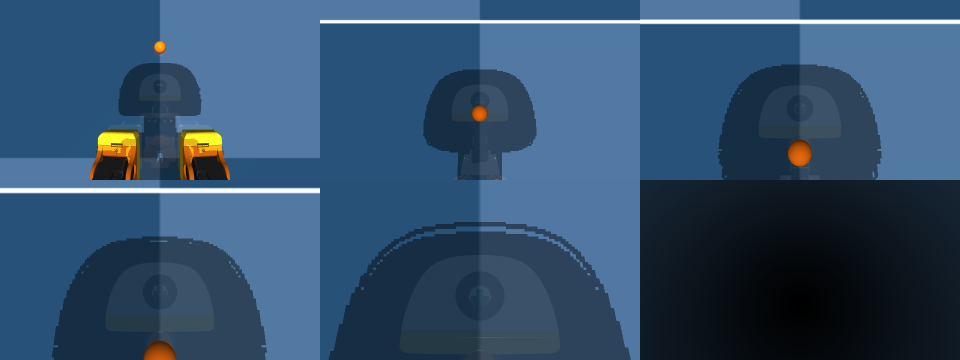
#> input picture cmu/grasp/visibility/strip.png, 1920 x 720 px (shown at 1/2 size)
$ python -i duck-stabilize.py   (imports and definitions only)
#> lines starting #> are read from the running program, lines starting #| are printed output that depends on the picture
#> further down, picture is the input picture: shape (720, 1920, 3); mean B, G, R 107.7, 79.5, 50.7
#!/usr/bin/env python3
"""Digital stabilization of the MicroDuck head-camera stream, run on the Mac by app/a7z-bridge.mjs.

stdin and stdout carry frames as a 4-byte big-endian length followed by one JPEG. For every input frame one
stabilized JPEG comes out, in order. stderr gets one JSON line per second:
  {"stab": {"frames": n, "raw_deg": .., "out_deg": .., "raw_px": .., "out_px": .., "lost": n}}
raw_* is the rms frame-to-frame camera motion seen in the input (rotation in degrees, translation in output pixels),
out_* the same motion left in the output, lost the frames whose motion could not be measured (shown uncorrected).

Method: features tracked with pyramidal Lucas-Kanade from the previous frame give a similarity transform (shift and
roll about the image centre, RANSAC); the transforms add up to the camera path, a causal exponential average of the path
is the wanted smooth path (no delay: a live view cannot wait for later frames), and each frame is warped from its own
path point to the smooth one, then zoomed by ZOOM so the warped borders stay outside the picture. The correction is
clamped to what the zoom margin can hide, so a deliberate turn passes through with a short lag.

The duck's walking shake is rotation of the head (trunk roll and pitch at the 1.8 Hz stride, plus 5-8 Hz jitter on the
real robot, 2026-10-23); motion blur inside one exposure is not removed.
"""
import json
import math
import struct
import sys
import time

import cv2
import numpy as np

ALPHA = 0.2          # smooth path = path low-passed by this factor per frame (8 fps: about 0.6 s time constant)
ZOOM = 1.15          # crop that hides the warped borders
TRACK_W = 240        # width of the grey image the features are tracked in
MIN_POINTS = 12


# [27 lines left out: functions read_frame, similarity, not called in this run]


class Stabilizer:
    def __init__(self):
        self.prev = None
        self.path = np.zeros(3)     # x, y in full-image pixels, angle in radians
        self.smooth = np.zeros(3)
        self.last_corr = np.zeros(3)
        self.stats = {"frames": 0, "raw": [], "out": [], "lost": 0}

    def step(self, img):
        h, w = img.shape[:2]
#> h = 720; w = 1920
        scale = w / TRACK_W
#> scale = 8
        grey = cv2.cvtColor(cv2.resize(img, (TRACK_W, round(h / scale)), interpolation=cv2.INTER_AREA), cv2.COLOR_BGR2GRAY)
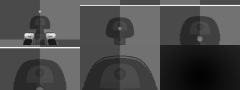
#> grey: shape (90, 240); min 0, max 248, mean 74.1
        motion = similarity(self.prev, grey) if self.prev is not None else (0.0, 0.0, 0.0)
#> motion = (0, 0, 0)
        self.prev = grey
        if motion is None:
            self.stats["lost"] += 1
            motion = (0.0, 0.0, 0.0)
        d = np.array([motion[0] * scale, motion[1] * scale, motion[2]])
#> d = [0, 0, 0]
        self.path += d
#> self.path = [0, 0, 0]
        self.smooth += ALPHA * (self.path - self.smooth)
#> self.smooth = [0, 0, 0]
        corr = self.smooth - self.path
#> corr = [0, 0, 0]
        # the zoom hides a shift of (1 - 1/ZOOM) / 2 of the picture and about as much rotation at the corners
        lim = np.array([w * (1 - 1 / ZOOM) / 2, h * (1 - 1 / ZOOM) / 2, (1 - 1 / ZOOM) * 0.9])
#> lim = [125.2, 46.96, 0.117]
        clipped = np.clip(corr, -lim, lim)
#> clipped = [0, 0, 0]
        self.smooth += clipped - corr          # a clamped correction drags the smooth path along: no runaway
        corr = clipped
        out_motion = d + corr - self.last_corr
#> out_motion = [0, 0, 0]
        self.last_corr = corr
#> self.last_corr = [0, 0, 0]
        self.stats["frames"] += 1
        self.stats["raw"].append(d)
        self.stats["out"].append(out_motion)
        # da follows image axes (y down, + turns +x towards +y); getRotationMatrix2D's + angle is the opposite way
        m = cv2.getRotationMatrix2D((w / 2, h / 2), -math.degrees(corr[2]), ZOOM)
#> m = [[1.15, 0, -144], [0, 1.15, -54]]
        m[:, 2] += corr[:2] * ZOOM
        return cv2.warpAffine(img, m, (w, h), flags=cv2.INTER_LINEAR, borderMode=cv2.BORDER_REPLICATE)
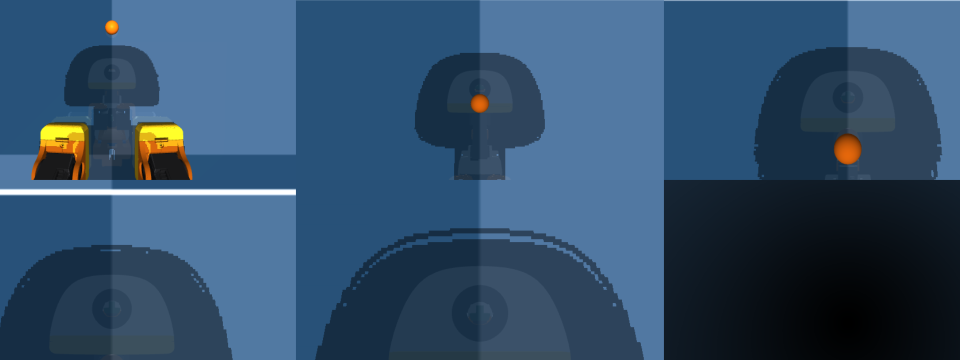
#> returned value: shape (720, 1920, 3) (shown at 1/2 size); mean of channels 0, 1, 2 106.3, 78.5, 50; drawn as B, G, R

    # [33 lines left out: functions report, main, not called in this run]


# [2 lines not run here, left out]

>>> import cv2
>>> picture = cv2.imread('../../grasp/visibility/strip.png')
>>> result = Stabilizer().step(picture)
